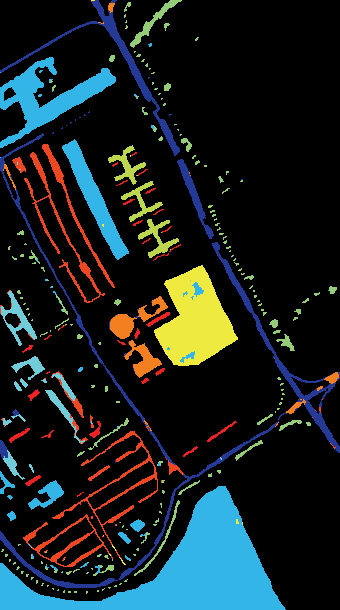
#> input picture GSCVIT+SSFTT+morFormer/PaviaUgscvit.png, 340 x 610 px
$ python -i superpixel.py   (imports and definitions only)   (older library calls are emulated)
#> lines starting #> are read from the running program, lines starting #| are printed output that depends on the picture
#> further down, picture is the input picture: shape (610, 340, 3); mean B, G, R 32.3, 32.3, 23.3
import cv2
import numpy as np

def slic1(img,out_name):
    ### SLIC 算法
    # 初始化slic项，超像素平均尺寸20（默认为10），平滑因子20
#> called with out_name = 'out.png'
    slic = cv2.ximgproc.createSuperpixelSLIC(img, 101, region_size=10, ruler=20.0)
    slic.iterate(10)  # 迭代次数，越大效果越好
    mask_slic = slic.getLabelContourMask()  # 获取Mask，超像素边缘Mask==1
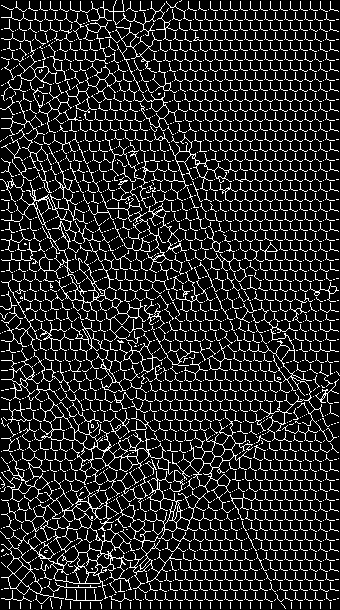
#> mask_slic: shape (610, 340); 15.3% white in thin lines or dots
    label_slic = slic.getLabels()  # 获取超像素标签
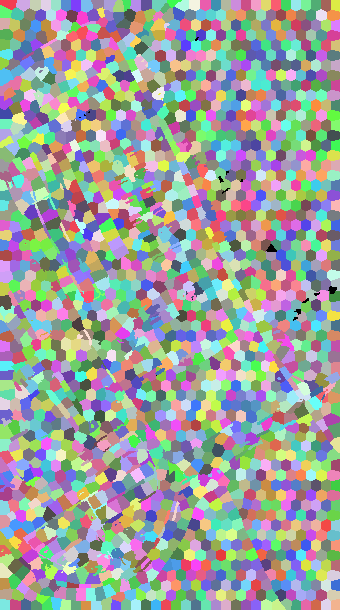
#> label_slic: shape (610, 340) int32; 2044 distinct labels, from 0 to 2043; one colour per label, 0 black
    number_slic = slic.getNumberOfSuperpixels()  # 获取超像素数目
#> number_slic = 2044
    mask_inv_slic = cv2.bitwise_not(mask_slic)
#> mask_inv_slic: shape (610, 340); 84.7% white; black in thin lines or dots
    img_slic = cv2.bitwise_and(img, img, mask=mask_inv_slic)  # 在原图上绘制超像素边界
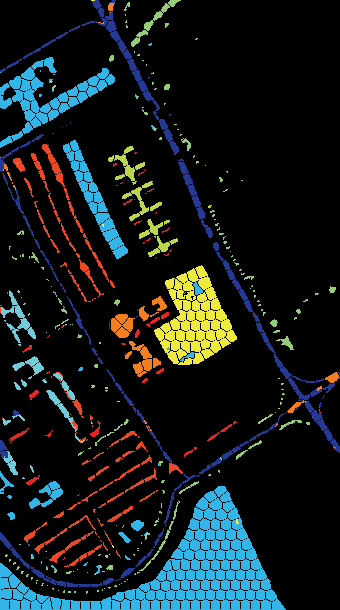
#> img_slic: shape (610, 340, 3); mean B, G, R 27.1, 26.8, 18.7

    color_img = np.zeros((img.shape[0], img.shape[1], 3), np.uint8)
    color_img[:] = (0, 255, 0)
    result_ = cv2.bitwise_and(color_img, color_img, mask=mask_slic)
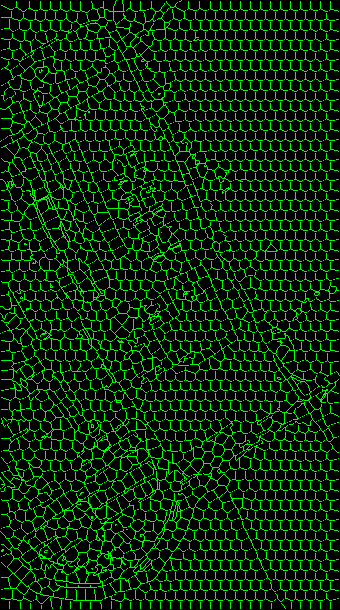
#> result_: shape (610, 340, 3); mean of channels 0, 1, 2 0, 39, 0; drawn as B, G, R
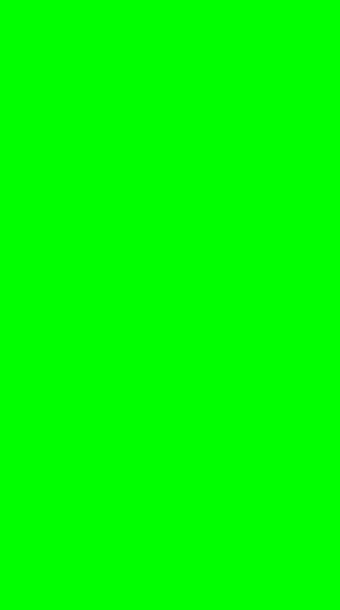
#> color_img: shape (610, 340, 3); mean of channels 0, 1, 2 0, 255, 0; drawn as B, G, R
    print(img_slic.shape,result_.shape)
#| (610, 340, 3) (610, 340, 3)
    result = cv2.add(img_slic, result_, dtype = cv2.CV_32F)
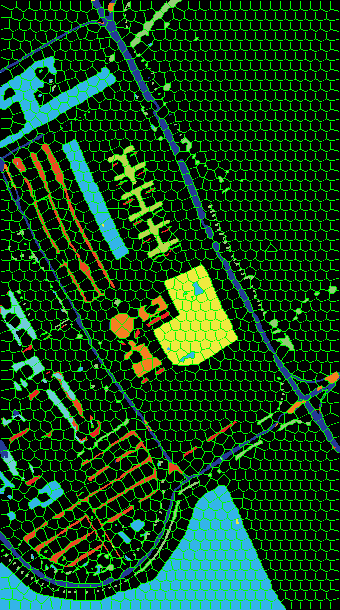
#> result: shape (610, 340, 3) float32; mean B, G, R 27.1, 65.8, 18.7

    cv2.imwrite('./result/superpixel_out/cat_SLIC_' + out_name + '.png', result)

def seed(img,out_name):

    ### SEEDS 算法
    # 初始化seeds项，注意图片长宽的顺序
    seeds = cv2.ximgproc.createSuperpixelSEEDS(img.shape[1], img.shape[0], img.shape[2], 2000, 15, 3, 5, True)  # 第4个参数是  超像素的个数
    seeds.iterate(img, 10)  # 输入图像大小必须与初始化形状相同，迭代次数为10
    mask_seeds = seeds.getLabelContourMask()
    label_seeds = seeds.getLabels()
    number_seeds = seeds.getNumberOfSuperpixels()
    mask_inv_seeds = cv2.bitwise_not(mask_seeds)
    img_seeds = cv2.bitwise_and(img, img, mask=mask_inv_seeds)

    color_img = np.zeros((img.shape[0], img.shape[1], 3), np.uint8)
    color_img[:] = (0, 255, 0)
    result_ = cv2.bitwise_and(color_img, color_img, mask=mask_seeds)
    result = cv2.add(img_seeds, result_)

    cv2.imwrite('../data/superpixel_out/cat_SEEDS_' + out_name + '.png', result)

def lsc(img,out_name):

    lsc = cv2.ximgproc.createSuperpixelLSC(img, 20)
    lsc.iterate(10)
    mask_lsc = lsc.getLabelContourMask()
    label_lsc = lsc.getLabels()
    number_lsc = lsc.getNumberOfSuperpixels()
    mask_inv_lsc = cv2.bitwise_not(mask_lsc)
    img_lsc = cv2.bitwise_and(img, img, mask=mask_inv_lsc)

    color_img = np.zeros((img.shape[0], img.shape[1], 3), np.uint8)
    color_img[:] = (0, 255, 0)
    result_ = cv2.bitwise_and(color_img, color_img, mask=mask_lsc)
    result = cv2.add(img_lsc, result_)

    cv2.imwrite('../data/superpixel_out/cat_LSC_' + out_name + '.png', result)


# [18 lines not run here, left out]

>>> import cv2
>>> picture = cv2.imread('../GSCVIT+SSFTT+morFormer/PaviaUgscvit.png')
>>> result = slic1(picture, 'out.png')
